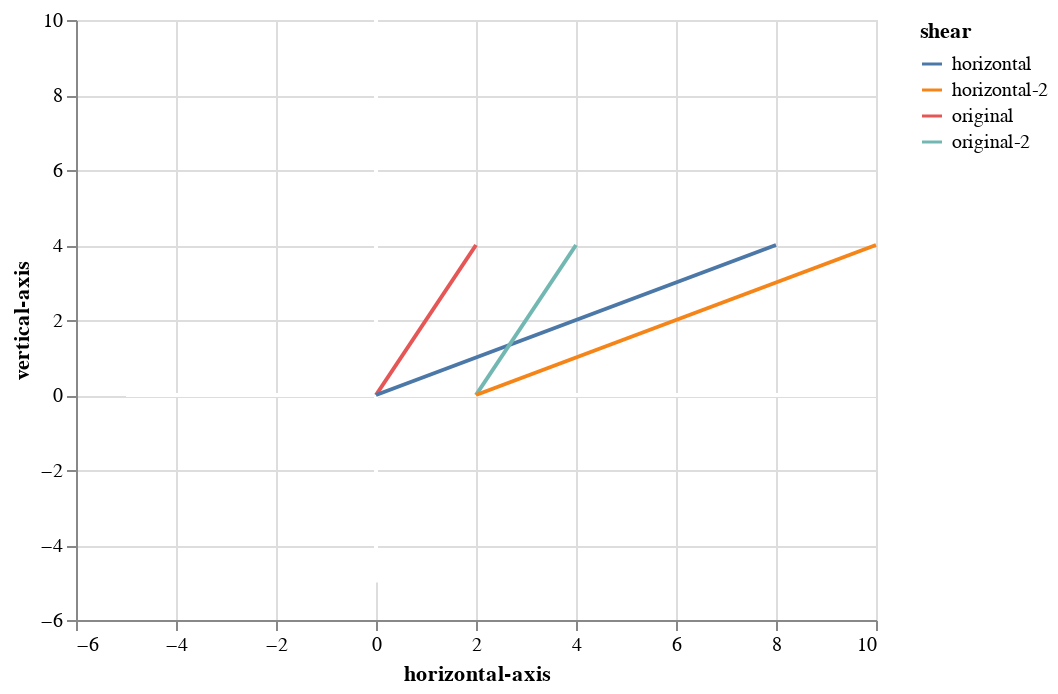

Notebook source saved alongside this figure:
### Code cell
#Shear

# shear along the horiontal axis
A1 = np.array([[1.0, 1.5],
               [0, 1.0]])

x = np.array([[0, 2.0,],
              [0, 4.0,]])

u = np.array([[2, 4.0,],
              [0, 4.0,]])
y1 = A1 @ x
v1 = A1 @ u

z = np.column_stack((x, y1, u, v1))
df = pd.DataFrame({'dim-1': z[0], 'dim-2':z[1],
                   'shear': ['original', 'original',
                             'horizontal', 'horizontal',
                             'original-2', 'original-2',
                             'horizontal-2', 'horizontal-2'
                            ]})
chart = alt.Chart(df).mark_line().encode(
    x=alt.X('dim-1', axis=alt.Axis(title='horizontal-axis')),
    y=alt.Y('dim-2', axis=alt.Axis(title='vertical-axis')),
    color='shear')

base_coor(-5.0, 10.0) + chart

### Figure 1 — Vega-Lite specification as saved in the notebook (floating-point values rounded to 4 significant figures)
{"usermeta": {"embedOptions": {"theme": "dark"}}, "config": {"view": {"continuousWidth": 400, "continuousHeight": 300}}, "layer": [{"mark": {"type": "line", "color": "white"}, "encoding": {"x": {"field": "horizontal", "type": "quantitative"}, "y": {"field": "vertical", "type": "quantitative"}}}, {"mark": {"type": "line", "color": "white"}, "encoding": {"x": {"field": "vertical", "type": "quantitative"}, "y": {"field": "horizontal", "type": "quantitative"}}}, {"data": {"name": "data-d2b6d700081f3dc3271961cd2c42922c"}, "mark": "line", "encoding": {"color": {"field": "shear", "type": "nominal"}, "x": {"axis": {"title": "horizontal-axis"}, "field": "dim-1", "type": "quantitative"}, "y": {"axis": {"title": "vertical-axis"}, "field": "dim-2", "type": "quantitative"}}}], "data": {"name": "data-29b144b3d9944f86f2a8e5d58a2cc2b0"}, "$schema": "https://vega.github.io/schema/vega-lite/v4.17.0.json", "datasets": {"data-29b144b3d9944f86f2a8e5d58a2cc2b0": [{"horizontal": -5.0, "vertical": 0.0}, {"horizontal": 10.0, "vertical": 0.0}], "data-d2b6d700081f3dc3271961cd2c42922c": [{"dim-1": 0.0, "dim-2": 0.0, "shear": "original"}, {"dim-1": 2.0, "dim-2": 4.0, "shear": "original"}, {"dim-1": 0.0, "dim-2": 0.0, "shear": "horizontal"}, {"dim-1": 8.0, "dim-2": 4.0, "shear": "horizontal"}, {"dim-1": 2.0, "dim-2": 0.0, "shear": "original-2"}, {"dim-1": 4.0, "dim-2": 4.0, "shear": "original-2"}, {"dim-1": 2.0, "dim-2": 0.0, "shear": "horizontal-2"}, {"dim-1": 10.0, "dim-2": 4.0, "shear": "horizontal-2"}]}}
